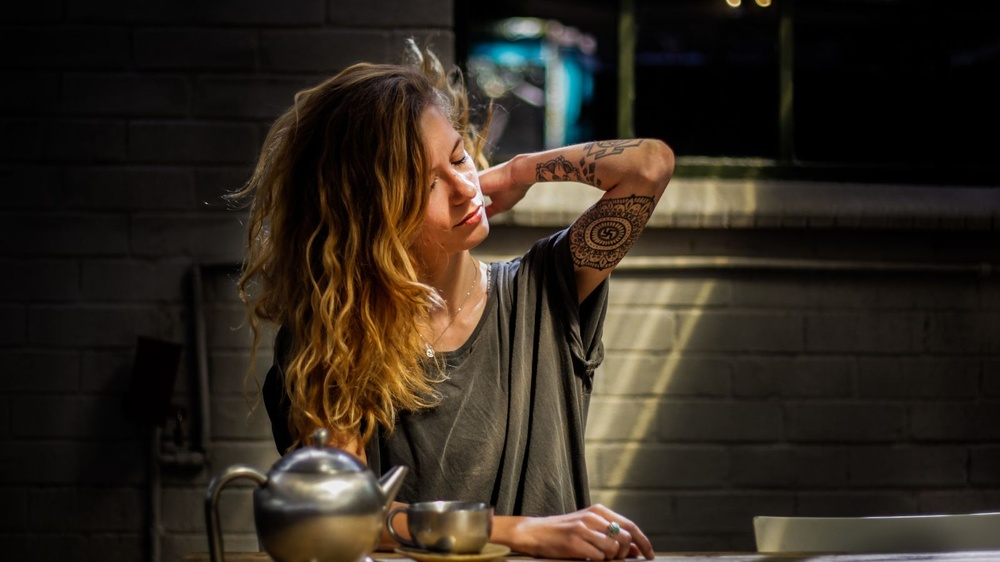
#> input picture images/example.jpg, 1000 x 562 px, shrunk from 1600 x 900 before the run
$ python image_example.py
#> lines starting #> are read from the running program, lines starting #| are printed output that depends on the picture; after the words box and inside, x2 and y2 are one past the last pixel; in counts of white or black regions, pixels touching at a corner belong together
### models/image.py
import sys
import numpy
from matplotlib import pyplot

import cv2

index = 0

def window_index():
    global index
    index += 1
    return index

# [12 lines left out: function key_press_event, not called in this run]

def show(block=True):
    pyplot.show(block=block)

def pause(seconds=0):
    pyplot.pause(seconds)

def close(fig=None):
    pyplot.close(fig=fig)

def set_lower_and_upper_color(rgb_one, rgb_two):
    formatted_one = numpy.uint8([[rgb_one]])
    formatted_two = numpy.uint8([[rgb_two]])
    hsv_one = cv2.cvtColor(formatted_one, cv2.COLOR_RGB2HSV)
    hsv_two = cv2.cvtColor(formatted_two, cv2.COLOR_RGB2HSV)
    lower_color = []
    upper_color = []
    for index in range(0, len(hsv_one[0][0])):
        current_one = hsv_one[0][0][index]
        current_two = hsv_two[0][0][index]
        if current_one <= current_two:
            lower_color.append(current_one)
            upper_color.append(current_two)
        else:
            lower_color.append(current_two)
            upper_color.append(current_one)
    return numpy.float32(lower_color), numpy.float32(upper_color)

class Image():
    def __init__(self, path=None, title="Image", cmap="rgb"):
        self._cmap = self.set_cmap(cmap)
        self._path = path
        self.title = title
        self._mask = None
        self._connection_id = None
        self._histogram_connection_id = None
        self.set_image(path, cmap)

    def set_cmap(self, cmap):
        if cmap in ("rgb", "rgba", "gray"):
            return cmap
        else:
            error_name = "InvalidColormap"
            error_description = f"The Colormap {cmap} isn't valid. "
            error_description += "Please choose between the following options: 'rgb', 'rgba' or 'gray'."
            raise NameError(error_name, error_description)


    def set_image(self, path, cmap, reset_mode=False):
#> called with path = './images/example.jpg', cmap = 'rgb', reset_mode = False
        if path:
            self._image = cv2.imread(path)
#> self._image is the input picture: shape (562, 1000, 3); mean B, G, R 30.4, 40, 48.7
            self.convert_image_colormap(cmap, bgr=True)
        else:
            self._image = None
        if not reset_mode:
            self.set_window()

    # [6 lines left out: function set_frame, not called in this run]

    def convert_image_colormap(self, cmap, bgr=False):
#> called with cmap = 'rgb', bgr = True
        if bgr:
            if cmap == "rgb":
                self._image = cv2.cvtColor(self._image, cv2.COLOR_BGR2RGB)
            elif cmap == "rgba":
                self._image = cv2.cvtColor(self._image, cv2.COLOR_BGR2RGBA)
            elif cmap == "gray":
                self._image = cv2.cvtColor(self._image, cv2.COLOR_BGR2GRAY)
            else:
                error_name = "InvalidColormap"
                error_description = f"The Colormap {cmap} isn't valid. "
                error_description += "Please choose between the following options: 'rgb', 'rgba' or 'gray'."
                raise NameError(error_name, error_description)
        else:
            if self._cmap == "rgb":
                if cmap == "rgba":
                    self._image = cv2.cvtColor(self._image, cv2.COLOR_RGB2RGBA)
                elif cmap == "gray":
                    self._image = cv2.cvtColor(self._image, cv2.COLOR_RGB2GRAY)
                elif cmap == "rgb":
                    print("This image it's already on rgb colormap.")
                else:
                    error_name = "InvalidColormap"
                    error_description = f"The Colormap {cmap} isn't valid for this image. "
                    error_description += "Please choose between the following options: 'rgba' or 'gray'."
                    raise NameError(error_name, error_description)
            elif self._cmap == "rgba":
                if cmap == "rgb":
                    self._image = cv2.cvtColor(self._image, cv2.COLOR_RGBA2RGB)
                elif cmap == "gray":
                    self._image = cv2.cvtColor(self._image, cv2.COLOR_RGBA2GRAY)
                elif cmap == "rgba":
                    print("This image it's already on rgba colormap.")
                else:
                    error_name = "InvalidColormap"
                    error_description = f"The Colormap {cmap} isn't valid for this image. "
                    error_description += "Please choose between the following options: 'rgb' or 'gray'."
                    raise NameError(error_name, error_description)
            elif self._cmap == "gray":
                if self._path is not None:
                    self.set_image(self._path, cmap, reset_mode=True)
                else:
                    self.set_frame(self._original_frame, cmap, reset_mode=True)
            self._cmap = self.set_cmap(cmap)

    def add_mask(self, dark_rgb_color, light_rgb_color):
        if self._cmap == 'rgb':
            hsv_image = cv2.cvtColor(self._image, cv2.COLOR_RGB2HSV)
#> hsv_image: shape (562, 1000, 3); mean H, S, V 28.1, 89.8, 49.7
            lower_color, upper_color = set_lower_and_upper_color(dark_rgb_color, light_rgb_color)
            mask = cv2.inRange(hsv_image, lower_color, upper_color)
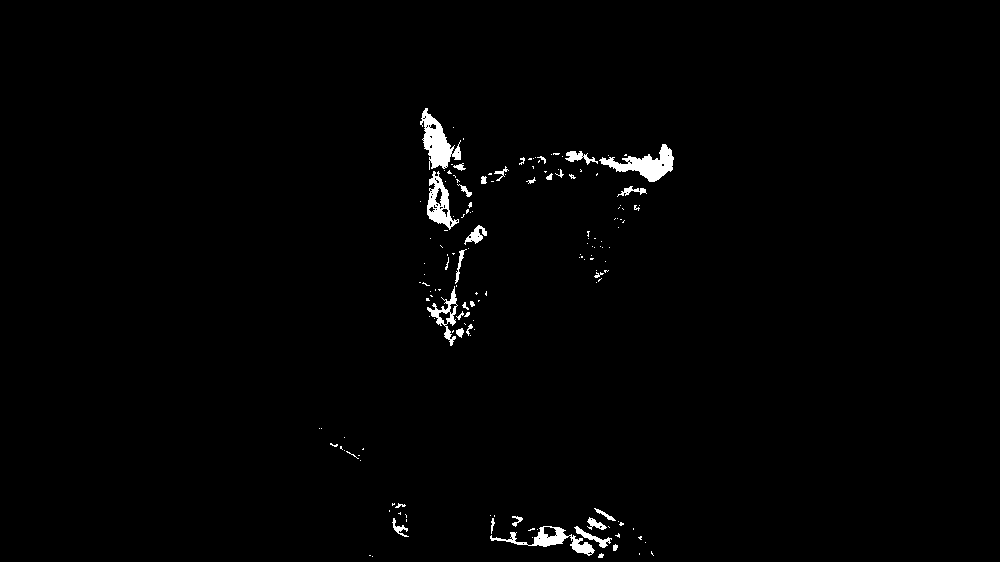
#> mask: shape (562, 1000); 1.2% white; 156 white regions (122 under 20 px), largest, box (x1, y1, x2, y2) and area: (599, 144, 674, 182) 1157, (420, 108, 461, 170) 1145, (490, 526, 595, 556) 832

            if self._mask is None:
                self._mask = mask
            else:
                self._mask = cv2.bitwise_or(self._mask, mask)
        else:
            error_name = "InvalidColormap"
            error_description = f"The Colormap {self._cmap} isn't valid for add mask. "
            error_description += "Please use a rgb image."
            raise NameError(error_name, error_description)

    def reset_mask(self):
        self._mask = None
        if self._path is not None:
            self.set_image(self._path, self._cmap, reset_mode=True)
        else:
            self.set_frame(self._original_frame, self._cmap, reset_mode=True)


    def apply_mask(self):
        mask_image = cv2.bitwise_and(self._image, self._image, mask=self._mask)
        self._image = mask_image

    # [38 lines left out: function show_histogram, not called in this run]

    def update_histogram(self, on_key_press=key_press_event):
        self.show_histogram(on_key_press=on_key_press, new=False)

    def window(self, on_key_press, new=True):
        if new:
            self._window_id = window_index()
        else:
            pyplot.close(self._window_id)
        figure = pyplot.figure(self._window_id)
        figure.canvas.set_window_title(self.title)
        if self._connection_id is not None:
            figure.canvas.mpl_disconnect(self._connection_id)
        self._connection_id = figure.canvas.mpl_connect("key_press_event", on_key_press)

    def set_window(self, on_key_press=key_press_event):
        self.update_window(on_key_press=on_key_press, new=True)

    def update_window(self, on_key_press=key_press_event, new=False):
        self.window(on_key_press, new=new)
        if self._image is not None:
            cmap = None
            if self._cmap not in ("rgb", "rgba"):
                cmap = self._cmap
            pyplot.imshow(self._image, cmap=cmap)

### image_example.py
import sys
from random import seed, randint

from models.image import Image, show, pause, close

def on_press(event):
    sys.stdout.flush()
    if event.key == 'q' or event.key == 'x':
        print("Closing window...")
        close(fig='all')
        print("Exiting...")
        sys.exit(0)

def show_image(image_number="1"):
    if image_number == "1":
        rgb_image = Image(path="./images/example.jpg", title="Image Processing Class")
    elif image_number == "2":
        grayscale_image = Image(path="./images/example.jpg", title="Grayscale", cmap="gray")
    elif image_number == "3":
        dark_color = [120, 68, 32]
        light_color = [230, 164, 129]
        mask_image = Image(path="./images/example.jpg", title="Mask Image")
        mask_image.add_mask(dark_color, light_color)
        mask_image.apply_mask()
        mask_image.update_window()
        show(block=False)
        pause(2)
        mask_image.reset_mask()
        dark_color = [25, 20, 14]
        light_color = [135, 122, 96]
        mask_image.add_mask(dark_color, light_color)
#> in add_mask (call 2), `mask = cv2.inRange(hsv_image, lower_color, upper_color)`:
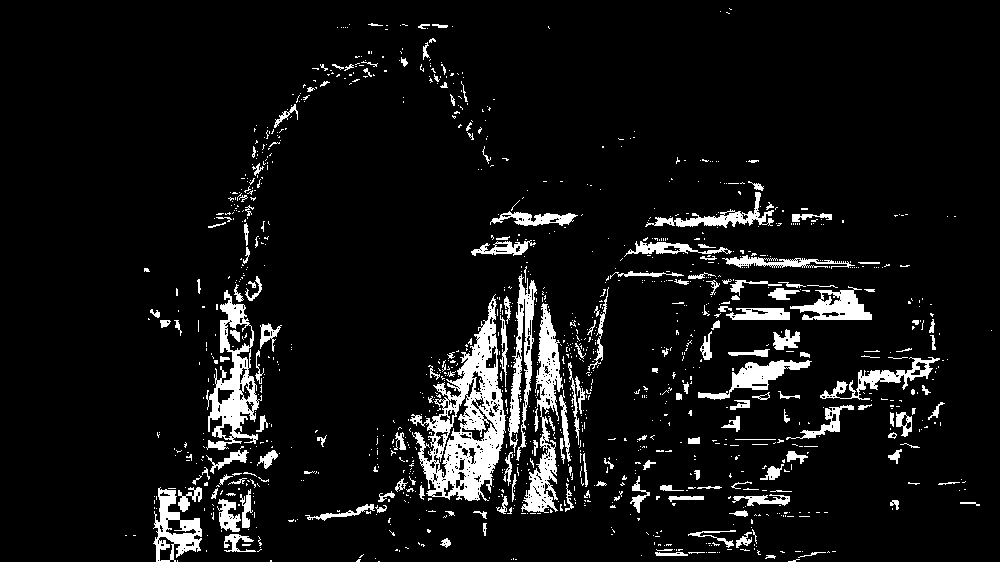
#> mask: shape (562, 1000); 7.5% white; 1185 white regions (997 under 20 px), largest, box (x1, y1, x2, y2) and area: (410, 294, 506, 501) 7506, (206, 290, 262, 450) 3332, (521, 303, 563, 513) 3005
        mask_image.apply_mask()
#> in apply_mask (call 2), `mask_image = cv2.bitwise_and(self._image, self._image, mask=self._mask)`:
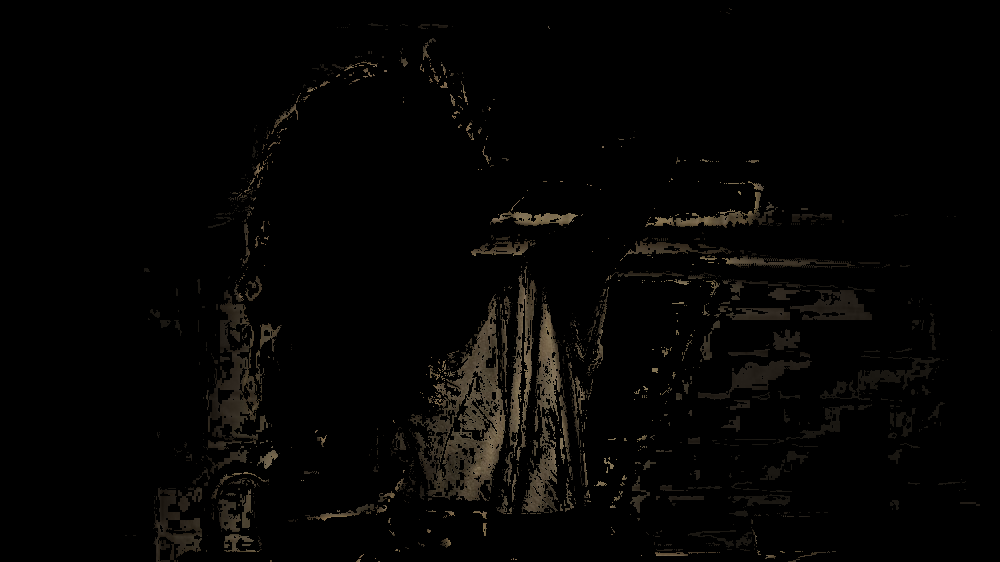
#> mask_image: shape (562, 1000, 3); mean R, G, B 4.9, 4.2, 3.2
        mask_image.update_window(on_key_press=on_press)
    else:
        error_name = "ImageNumberNotFound"
        error_description = f"The image number {image_number} was not found. "
        error_description += "Please, choose a number between the following options: '1', '2' and '3'."
        raise NameError(error_name, error_description)

    show()

if __name__ == '__main__':
    seed()
    number = randint(1, 3)
    show_image(image_number=str(number))
